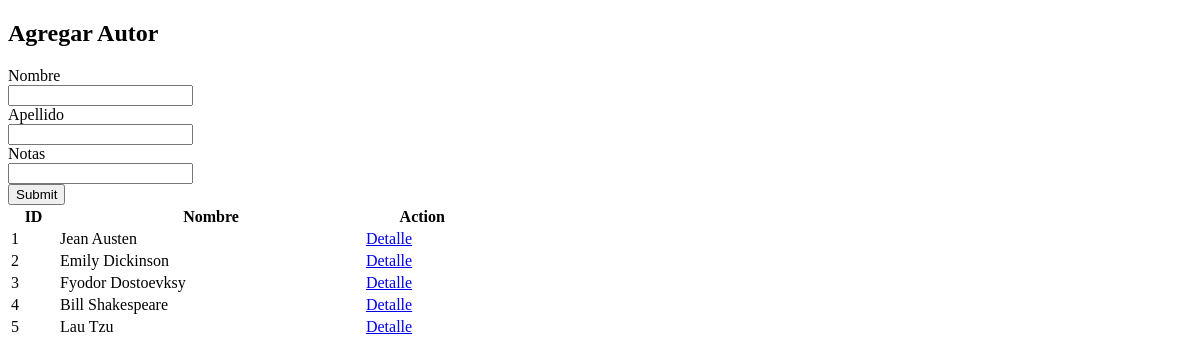
Page /authors on the earlier database version.
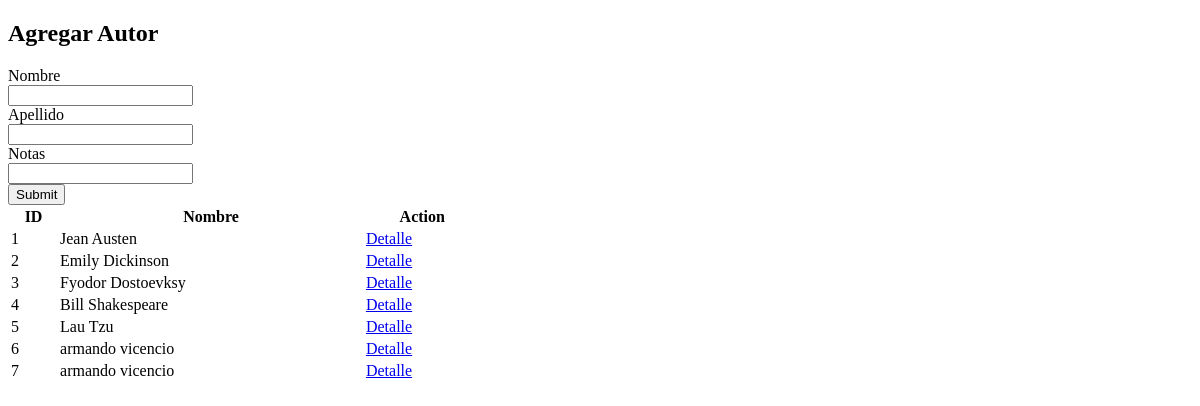
Same page on the later database version.
### books_authors_app/models.py (models this page shows)
class Author(models.Model):
    first_name = models.CharField(max_length=255)
    last_name = models.CharField(max_length=255)
    books = models.ManyToManyField(Book, related_name="authors")
    notas= models.TextField(default="notas")
    created_at = models.DateTimeField(auto_now_add=True)
    updated_at = models.DateTimeField(auto_now=True)

### books_authors_app/views.py (the view)
# urls.py: path('authors', views.all_authors, name="authors"),
def all_authors(request):
    print("all_authors")
    authors = Author.objects.all()
    context = dict(authors=authors)
    return render(request, template_name="app/authors.html", context=context)

### books_authors_app/templates/app/authors.html (shortened to what this page needs)
<!DOCTYPE html>
<html lang="en">
<head>
</head>
<body>
<h2>Agregar Autor</h2>
<form action="{% url 'add_author' %}" method="post">
    <label for="first_name">Nombre</label><br>
    <input type="text" id="first_name" name="first_name"><br>
    <label for="last_name">Apellido</label><br>
    <input type="text" id="last_name" name="last_name"><br>
    <label for="notes">Notas</label><br>
    <input type="text" id="notes" name="notes"><br>
    <input type="submit" value="Submit">
</form>
{% if authors %}
    <table style="width:40%">
        <tr>
            <th>ID</th>
            <th>Nombre</th>
            <th>Action</th>
        </tr>
        {% for author in authors %}
            <tr>
                <td>{{ author.id }}</td>
                <td>{{ author.first_name }} {{ author.last_name }}</td>
                <td><a href="{% url 'author_detail' author.id %}">Detalle</a></td>
            </tr>
        {% endfor %}
    </table>
{% endif %}
</body>
</html>

Differences in the rows shown:
added Author: id "6", first_name "armando", last_name "vicencio"
added Author: id "7", first_name "armando", last_name "vicencio"
